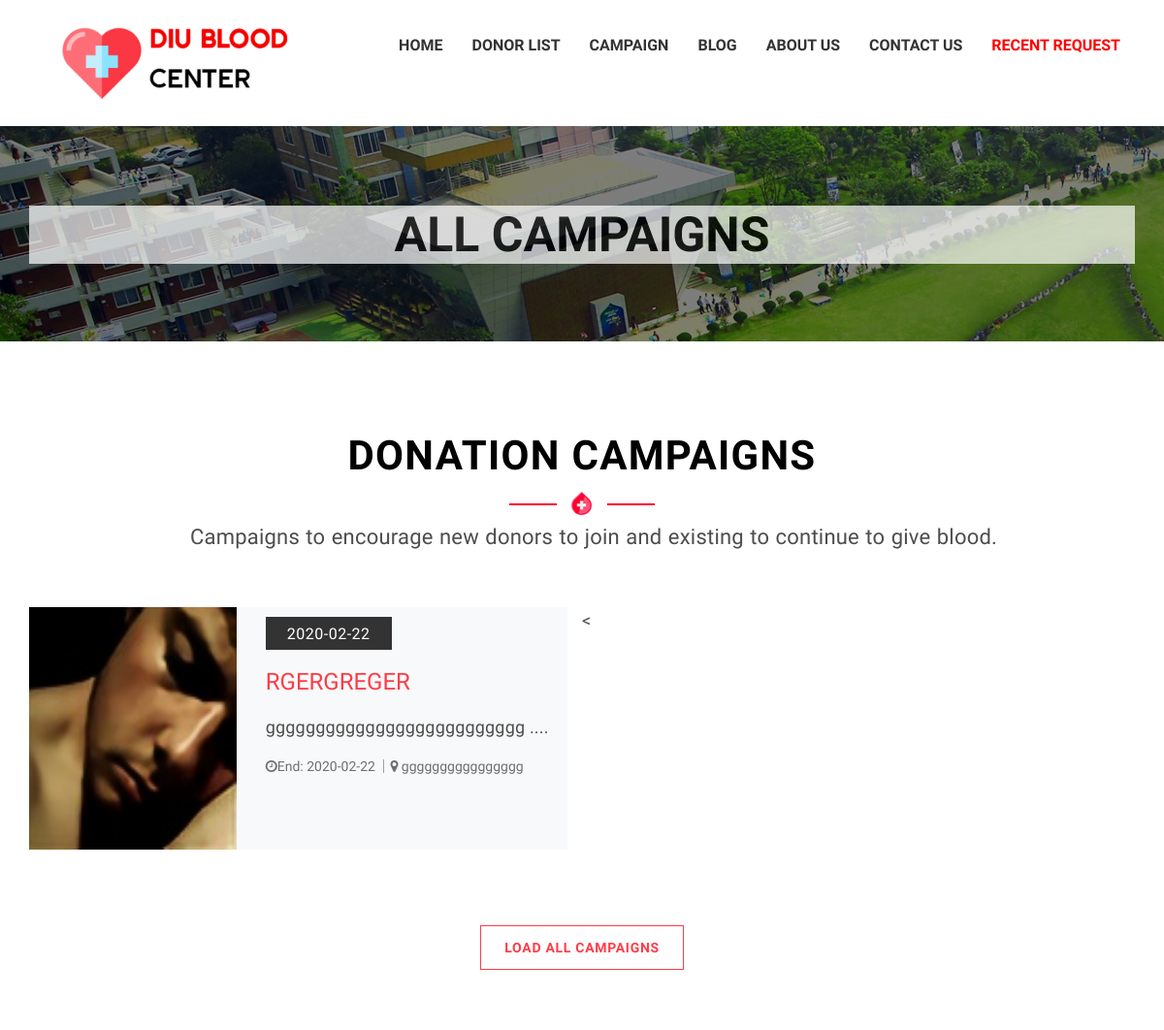
Page /campaigns.php (upper part) on the earlier database version.
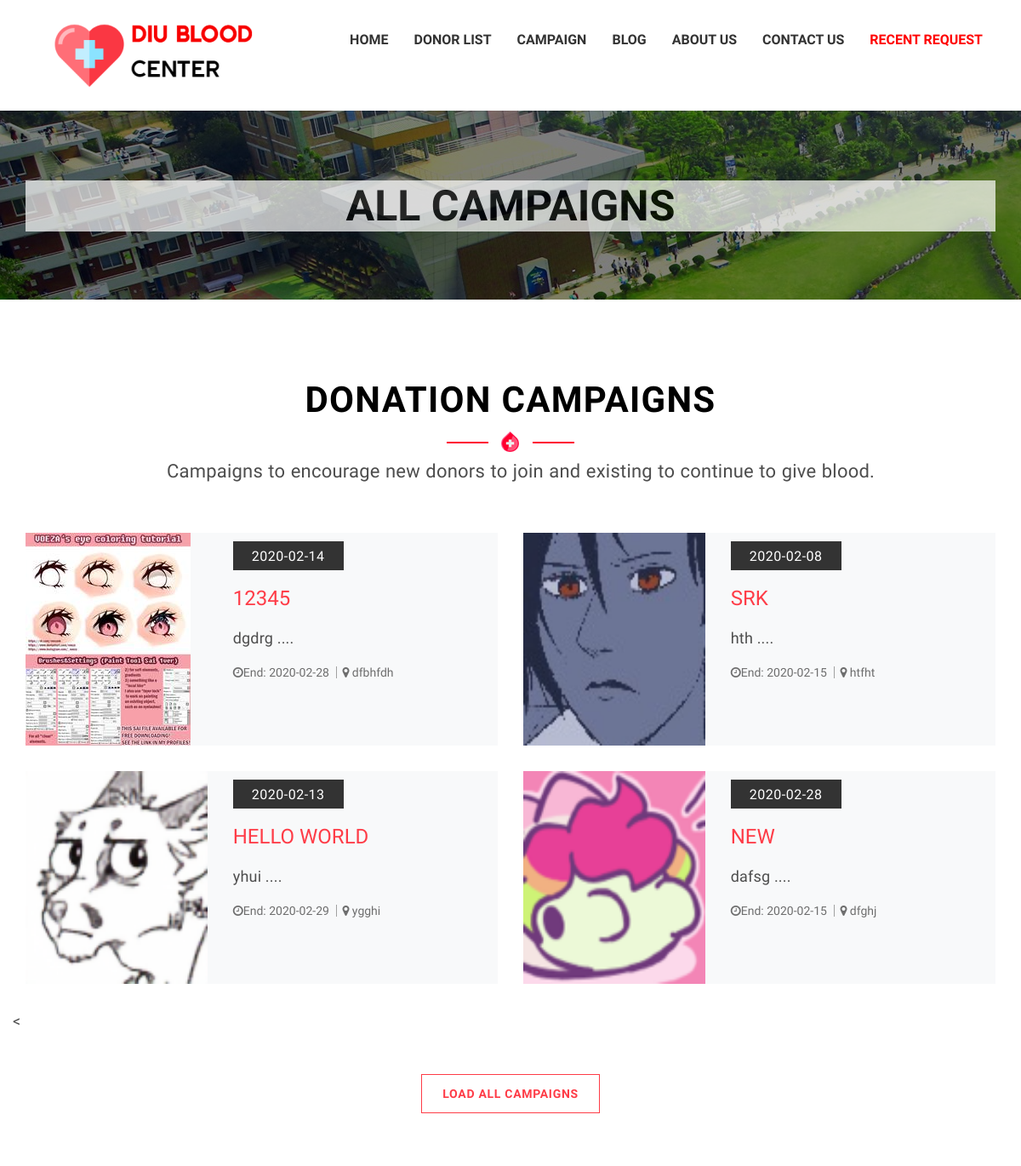
Same page on the later database version.
### tables this page shows
CREATE TABLE `campaign` (
  `id` int(11) NOT NULL,
  `name` varchar(100) NOT NULL,
  `details` text NOT NULL,
  `start_time` date NOT NULL,
  `end_time` date NOT NULL,
  `location` varchar(100) NOT NULL,
  `image` varchar(333) NOT NULL
);

### campaigns.php (the view, shortened to what this page needs)
<?php include('layouts/header.php'); ?>
<?php
$con = connect_db();
$sql = "SELECT * FROM campaign ORDER BY id DESC";
$result = mysqli_query($con, $sql);
?>
        <section class="page-header">
            <div class="container">
                <div class="row">
                    <div class="col-sm-12 text-center">
                        <h3>
                            All Campaigns
                        </h3>
                    </div>
                </div>
            </div>
        </section>
        <section class="section-content-block" >
<div class="container">
    <div class="row section-heading-wrapper">
        <div class="col-md-12 col-sm-12 text-center">
            <h2 class="section-heading">Donation Campaigns</h2>
            <p class="section-subheading">Campaigns to encourage new donors to join and existing to continue to give blood.</p>
        </div>
    </div>
    <div class="row">
    <?php while ($row = mysqli_fetch_assoc($result)) { ?>
        <div class="col-lg-6 col-md-6 col-sm-12 col-xs-12">
            <div class="event-latest">
                <div class="row">
                    <div class="col-lg-5 col-md-5 hidden-sm hidden-xs">
                        <div class="event-latest-thumbnail">
                            <a href="campaign_single.php?id=<?php echo $row['id'];?> ">
                                <img src="<?php echo "admin/";echo $row['image']; ?>" height="250px" alt="">
                            </a>
                        </div>
                    </div>
                    <div class="col-lg-7 col-md-7 col-sm-12 col-xs-12">
                        <div class="event-details">
                            <a class="latest-date" href="campaign_single.php?id=<?php echo $row['id'];?>"><?php echo $row['start_time']; ?></a>
                            <h4 class="event-latest-title">
                                <a href="campaign_single.php?id=<?php echo $row['id'];?>"><?php echo $row['name']; ?></a>
                            </h4>
                            <p><?php $x = $row['details'];echo substr("$x", 0, 80);echo "...."; ?></p>
                            <div class="event-latest-details">
                                <a class="author" href="campaign_single.php?id=<?php echo $row['id'];?>"><i class="fa fa-clock-o" aria-hidden="true"></i>End: <?php echo $row['end_time']; ?></a>
                                <a class="comments" href="campaign_single.php?id=<?php echo $row['id'];?>"> <i class="fa fa-map-marker" aria-hidden="true"></i> <?php echo $row['location']; ?></a>
                            </div>
                        </div>
                    </div>
                </div>
            </div>
        </div>
        <?php } ?>
        <
    </div>
    <div class="row">
        <div class="col-sm-12 col-md-4 col-md-offset-4 text-center">
            <a class="btn btn-load-more" href="#">Load All Campaigns</a>
        </div>
    </div>
</div>
</section>
<?php include('layouts/footer.php'); ?>

Differences in the rows shown:
removed campaign: image (picture), start_time "2020-02-22", name "RGERGREGER", details "gggggggggggggggggggggggggg", end_time "2020-02-22", location "gggggggggggggggg"
added campaign: image (picture), start_time "2020-02-14", name "12345", details "dgdrg", end_time "2020-02-28", location "dfbhfdh"
added campaign: image (picture), start_time "2020-02-08", name "SRK", details "hth", end_time "2020-02-15", location "htfht"
added campaign: image (picture), start_time "2020-02-13", name "HELLO WORLD", details "yhui", end_time "2020-02-29", location "ygghi"
added campaign: image (picture), start_time "2020-02-28", name "NEW", details "dafsg", end_time "2020-02-15", location "dfghj"
